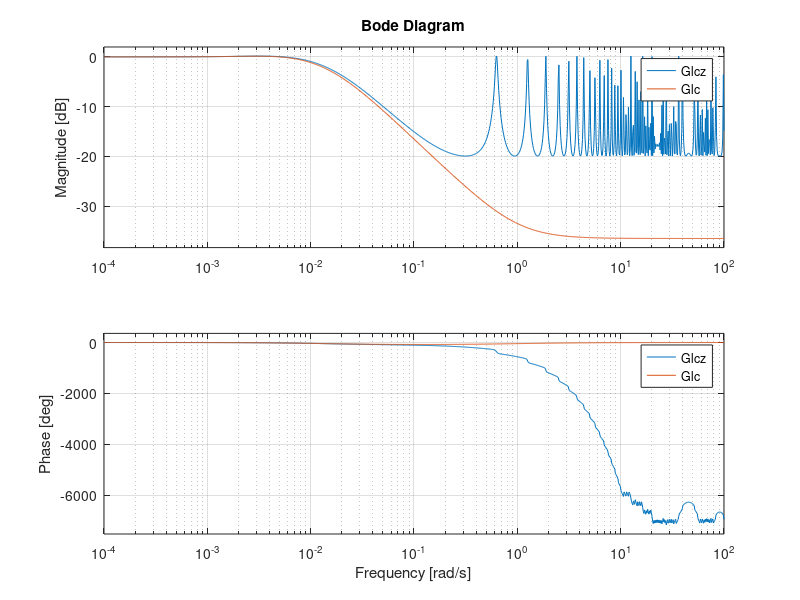

MATLAB code for this plot:
s=tf('s');
Gp=1.4958/(1+429.15*s);
Kd=4.372; Kp=4.387; Ki=0.01457; 
Gc=tf([Kd Kp Ki],[1 0]); % Gc=0.014574*(1+s)*(1+300*s)/s
T=10;    % tr/6 < T < tr/20
Kpz=Kp; Kiz=Ki*T/2; Kdz=Kd/T; 
Gpz=c2d(Gp,T,'zoh');
Gcz=tf([(Kpz+Kiz+Kdz) (-Kpz+Kiz-2*Kdz) Kdz],[1 -1 0],T);
Glaz=Gpz*Gcz; Gla=Gp*Gc;
Glcz=feedback(Glaz,1); Glc=feedback(Gla,1);
step(Gpz,Glcz,Glc)
pause
margin(Glcz)
pause
bode(Glcz,Glc)